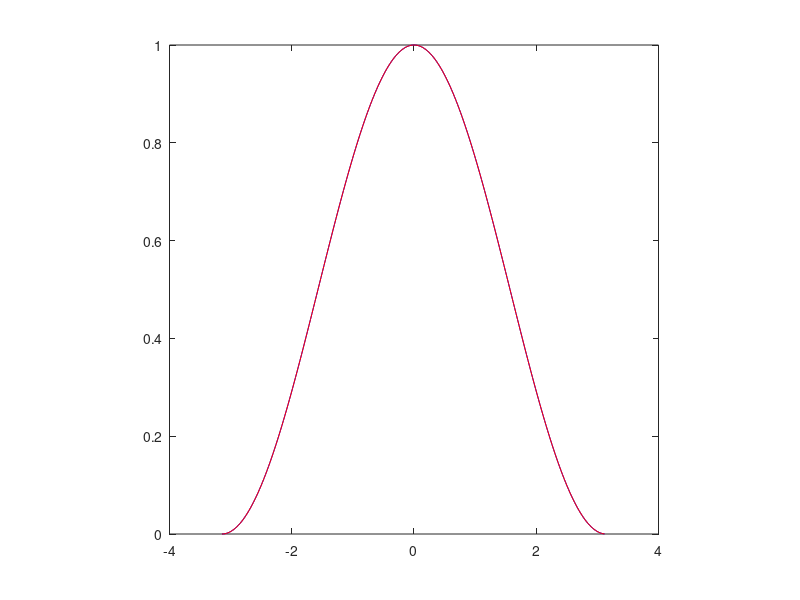
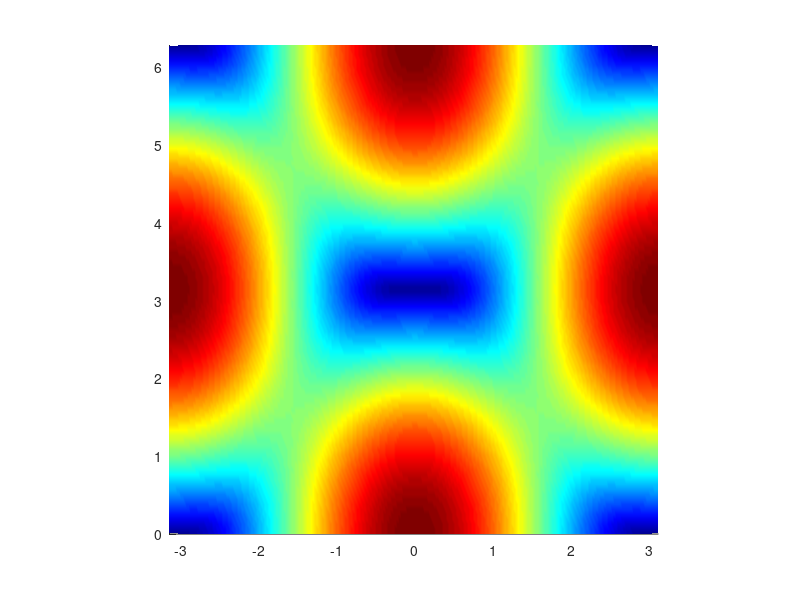

Source code (MATLAB) for these figures, in order:
clear all; format long; clc; % 1D Free space diffraction
Nx=256; Lx=2*pi; x=(Lx/Nx)*(-Nx/2:Nx/2-1)'; dx=x(2)-x(1);
kx=(2*pi/Lx)*[0:Nx/2-1 -Nx/2:-1]'; 
L = 2*pi;
lambda = 4*pi;
A=1;
k = 2*pi./L;

u=1./2+A./2*cos(k*x); % Talbot effect

% S=100; zmax=L.^2./lambda; z=linspace(0,zmax,S); u0=u;
S=100; zmax=2*L.^2./lambda; z=linspace(0,zmax,S); u0=u;
for m=1:S
 u1=ifft(fft(u0).*exp(-1i*z(m)*kx.^2)); field(m,:)=u1; 
end
[X,Z]=meshgrid(x,z); 
figure(1); plot(x,abs(u),'-b',x,abs(u1),'-r'); axis square;
figure(2); surf(X,Z,abs(field)); shading interp; colormap(jet); 
axis tight; axis square; view([0 90]); 